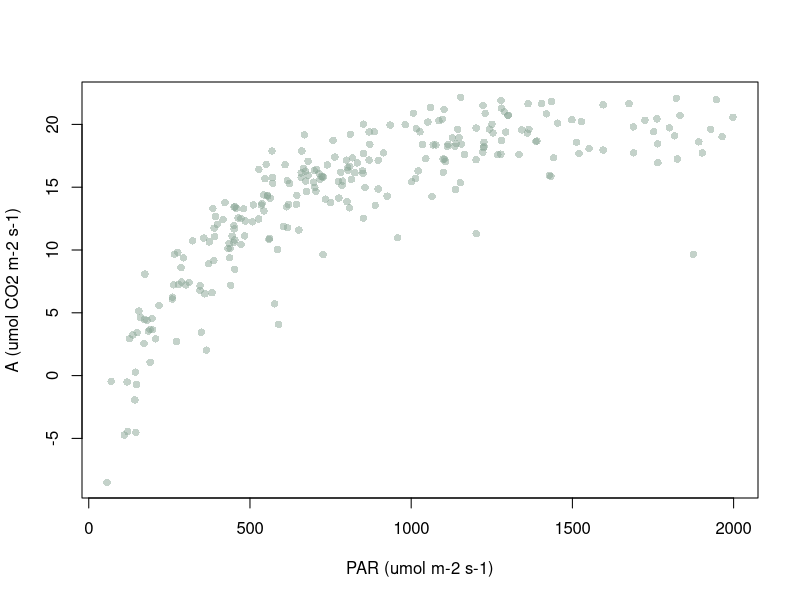
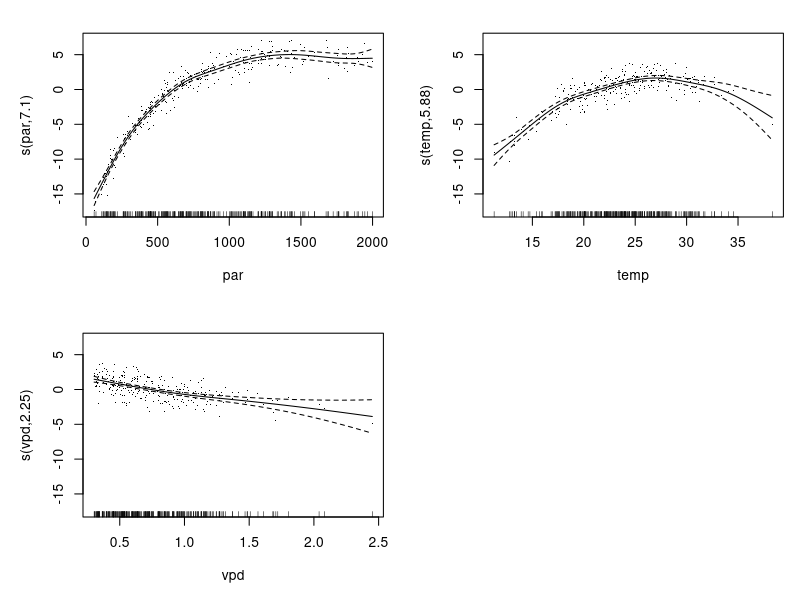
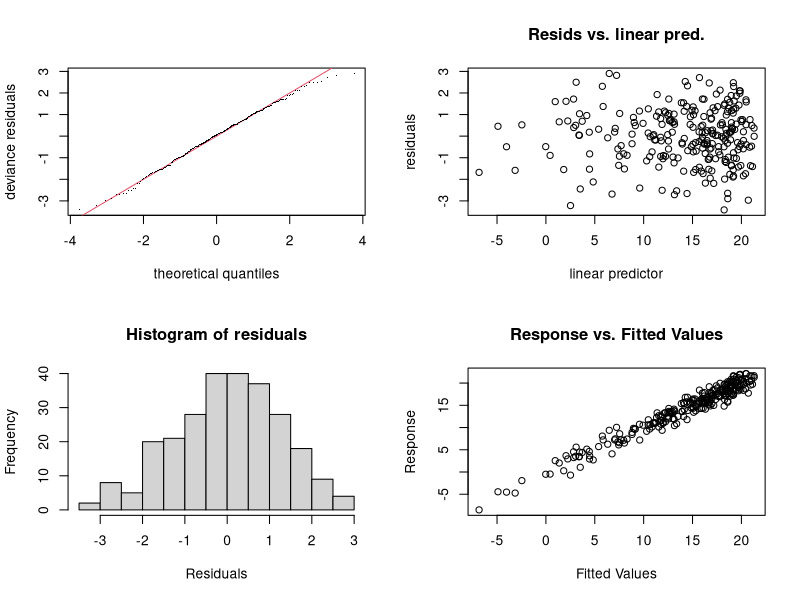

R code for these plots, in order: (Note: this script raises an error after producing the figures.)
# Modelos aditivos generalizados (GAM): exemplo completo ----
# Pacotes: mgcv (Simon Wood) e gam (Trevor Hastie)
# Dados fictícios: 260 medições de trocas gasosas em folhas de cafeeiro.
# O arquivo fotossintese.csv acompanha o site, na pasta scripts/.
fot <- read.csv("fotossintese.csv")
str(fot)            # A (umol CO2 m-2 s-1), par, temp, vpd
summary(fot)
plot(A ~ par, data = fot, pch = 16, col = "#8aa59680",
     xlab = "PAR (umol m-2 s-1)", ylab = "A (umol CO2 m-2 s-1)")

# O ponto de partida: quanto o modelo LINEAR deixa na mesa
summary(lm(A ~ par + temp + vpd, data = fot))$r.squared   # 0,6747
# O processo gerador verdadeiro daria R² = 0,9514. É esse buraco que o
# grupo inteiro de fichas tenta preencher.

# ---- 1. O ponto de partida: quanto o modelo linear deixa na mesa
m_lin <- lm(A ~ par + temp + vpd, data = fot)
summary(m_lin)$r.squared              # 0,6747

# ---- 2. O GAM
library(mgcv)
m <- gam(A ~ s(par) + s(temp) + s(vpd), data = fot, method = "REML")
summary(m)
# A tabela de termos suaves traz, para cada parcela, os graus de
# liberdade efetivos (edf) e um teste F aproximado.
plot(m, pages = 1, shade = TRUE, seWithMean = TRUE, residuals = TRUE)
gam.check(m)        # diagnostico: k suficiente? residuos bem comportados?

# O mgcv escolhe a suavidade SOZINHO, por REML ou GCV. O argumento k de
# s() e o numero MAXIMO de graus de liberdade da base, nao o usado:
m2 <- gam(A ~ s(par, k = 20) + s(temp, k = 20) + s(vpd, k = 20),
          data = fot, method = "REML")
cbind(k10 = summary(m)$edf, k20 = summary(m2)$edf)
# Se o edf encostar em k-1, aumente k. E o que gam.check verifica.

# ---- 3. O retroajuste, no pacote gam de Hastie
library(gam)
mh <- gam::gam(A ~ s(par, df = 12) + s(temp, df = 8) + s(vpd, df = 6),
               data = fot)
summary(mh)
# Aqui os g.l. sao DADOS pelo usuario; no mgcv sao estimados.

# ---- 4. COMPARAÇÃO com os modelos mais simples
AIC(m_lin, m)
anova(m_lin, m, test = "F")
# E por validacao cruzada, que e o criterio honesto:
set.seed(1)
d <- sample(rep(1:10, length.out = nrow(fot)))
er_l <- er_g <- numeric(nrow(fot))
for (j in 1:10) {
  tr <- fot[d != j, ]; te <- fot[d == j, ]
  er_l[d == j] <- te$A - predict(lm(A ~ par + temp + vpd, data = tr), newdata = te)
  er_g[d == j] <- te$A - predict(gam(A ~ s(par) + s(temp) + s(vpd),
                                     data = tr, method = "REML"), newdata = te) }
c(linear = mean(er_l^2), gam = mean(er_g^2))

# ---- 5. CONCURVIDADE: a colinearidade dos modelos aditivos
concurvity(m, full = TRUE)
concurvity(m, full = FALSE)       # par a par
# O VIF so enxerga relacoes LINEARES. A concurvidade mede o quanto uma
# parcela pode ser aproximada pelas outras, por qualquer funcao suave.
cor(fot$temp, fot$vpd)                                   # 0,5794
summary(gam(vpd ~ s(temp), data = fot))$r.sq             # 0,4482

# ---- 6. O QUE A HIPÓTESE ADITIVA EXCLUI: interações
# Um termo de interacao suave em duas dimensoes:
mi <- gam(A ~ te(par, temp) + s(vpd), data = fot, method = "REML")
AIC(m, mi)
anova(m, mi, test = "F")
# Diagnostico barato: o residuo do GAM aditivo guarda estrutura?
res <- residuals(m)
cor(res, (fot$par - mean(fot$par))*(fot$temp - mean(fot$temp)))

# ---- 7. Para outras famílias
# O "G" de GAM e de generalizado: a mesma estrutura vale para resposta
# binaria, de contagem, etc.
#   gam(doente ~ s(idade) + s(dose), family = binomial, data = d)
#   gam(n_insetos ~ s(temp) + s(umidade), family = poisson, data = d)
